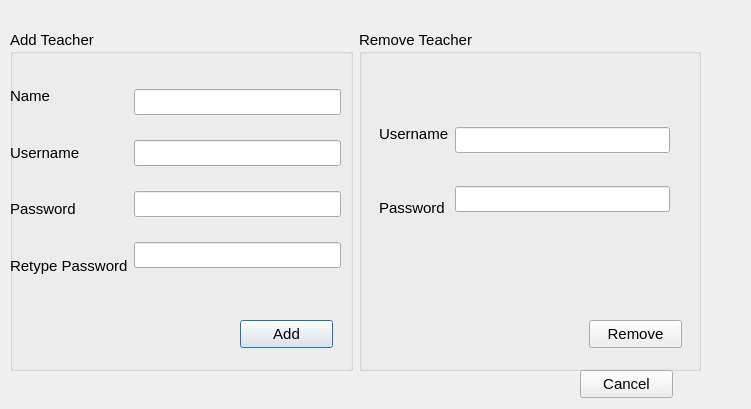
<?xml version="1.0" encoding="UTF-8"?>
<ui version="4.0">
 <class>EdiTeach</class>
 <widget class="QDialog" name="EdiTeach">
  <property name="geometry">
   <rect>
    <x>0</x>
    <y>0</y>
    <width>751</width>
    <height>409</height>
   </rect>
  </property>
  <property name="font">
   <font>
    <pointsize>11</pointsize>
   </font>
  </property>
  <property name="windowTitle">
   <string>Add/Remove Account</string>
  </property>
  <widget class="QWidget" name="layoutWidget">
   <property name="geometry">
    <rect>
     <x>10</x>
     <y>30</y>
     <width>691</width>
     <height>341</height>
    </rect>
   </property>
   <layout class="QHBoxLayout" name="ARTLayout">
    <item>
     <widget class="QGroupBox" name="ATGBox">
      <property name="title">
       <string>Add Teacher</string>
      </property>
      <widget class="QPushButton" name="AddT">
       <property name="geometry">
        <rect>
         <x>230</x>
         <y>290</y>
         <width>93</width>
         <height>28</height>
        </rect>
       </property>
       <property name="text">
        <string>Add</string>
       </property>
      </widget>
      <widget class="QWidget" name="layoutWidget">
       <property name="geometry">
        <rect>
         <x>0</x>
         <y>40</y>
         <width>331</width>
         <height>221</height>
        </rect>
       </property>
       <layout class="QHBoxLayout" name="ATLayout">
        <item>
         <layout class="QVBoxLayout" name="ATLLayout">
          <item>
           <widget class="QLabel" name="label">
            <property name="text">
             <string>Name</string>
            </property>
           </widget>
          </item>
          <item>
           <widget class="QLabel" name="label_2">
            <property name="text">
             <string>Username</string>
            </property>
           </widget>
          </item>
          <item>
           <widget class="QLabel" name="label_3">
            <property name="text">
             <string>Password</string>
            </property>
           </widget>
          </item>
          <item>
           <widget class="QLabel" name="label_4">
            <property name="text">
             <string>Retype Password</string>
            </property>
           </widget>
          </item>
         </layout>
        </item>
        <item>
         <layout class="QVBoxLayout" name="ATELayout">
          <item>
           <widget class="QLineEdit" name="LName"/>
          </item>
          <item>
           <widget class="QLineEdit" name="LUserName"/>
          </item>
          <item>
           <widget class="QLineEdit" name="LPassword">
            <property name="echoMode">
             <enum>QLineEdit::Password</enum>
            </property>
           </widget>
          </item>
          <item>
           <widget class="QLineEdit" name="LRetype">
            <property name="echoMode">
             <enum>QLineEdit::Password</enum>
            </property>
           </widget>
          </item>
         </layout>
        </item>
       </layout>
      </widget>
     </widget>
    </item>
    <item>
     <widget class="QGroupBox" name="RTGBox">
      <property name="title">
       <string>Remove Teacher</string>
      </property>
      <widget class="QPushButton" name="RemT">
       <property name="geometry">
        <rect>
         <x>230</x>
         <y>290</y>
         <width>93</width>
         <height>28</height>
        </rect>
       </property>
       <property name="text">
        <string>Remove</string>
       </property>
      </widget>
      <widget class="QWidget" name="layoutWidget">
       <property name="geometry">
        <rect>
         <x>20</x>
         <y>70</y>
         <width>291</width>
         <height>141</height>
        </rect>
       </property>
       <layout class="QHBoxLayout" name="RTLayout">
        <item>
         <layout class="QVBoxLayout" name="RTLLayout">
          <item>
           <widget class="QLabel" name="label_6">
            <property name="text">
             <string>Username</string>
            </property>
           </widget>
          </item>
          <item>
           <widget class="QLabel" name="label_5">
            <property name="text">
             <string>Password</string>
            </property>
           </widget>
          </item>
         </layout>
        </item>
        <item>
         <layout class="QVBoxLayout" name="RTELayout">
          <item>
           <widget class="QLineEdit" name="RUsername"/>
          </item>
          <item>
           <widget class="QLineEdit" name="RPassword">
            <property name="echoMode">
             <enum>QLineEdit::Password</enum>
            </property>
           </widget>
          </item>
         </layout>
        </item>
       </layout>
      </widget>
     </widget>
    </item>
   </layout>
  </widget>
  <widget class="QPushButton" name="CancelT">
   <property name="geometry">
    <rect>
     <x>580</x>
     <y>370</y>
     <width>93</width>
     <height>28</height>
    </rect>
   </property>
   <property name="text">
    <string>Cancel</string>
   </property>
  </widget>
 </widget>
 <tabstops>
  <tabstop>LName</tabstop>
  <tabstop>LUserName</tabstop>
  <tabstop>LPassword</tabstop>
  <tabstop>LRetype</tabstop>
  <tabstop>AddT</tabstop>
  <tabstop>RUsername</tabstop>
  <tabstop>RPassword</tabstop>
  <tabstop>RemT</tabstop>
 </tabstops>
 <resources/>
 <connections/>
</ui>
